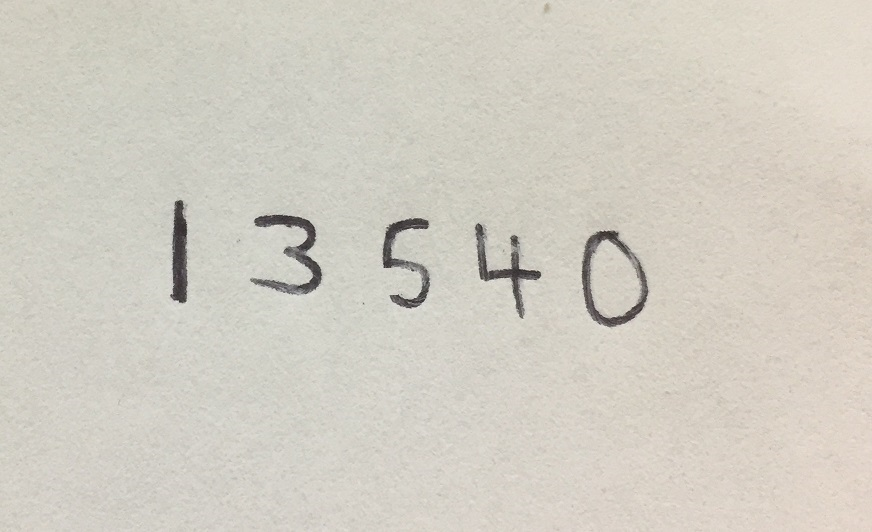
#> input picture digit1.jpg, 872 x 532 px
$ python test.py
#> lines starting #> are read from the running program, lines starting #| are printed output that depends on the picture; after the words box and inside, x2 and y2 are one past the last pixel; in counts of white or black regions, pixels touching at a corner belong together
import cv2
import numpy as np

img = cv2.imread("./digit1.jpg")
#> img is the input picture: shape (532, 872, 3); mean B, G, R 195.2, 205.6, 209.7
gray = cv2.cvtColor(img, cv2.COLOR_BGR2GRAY)
_, thresh = cv2.threshold(gray, 180, 255, cv2.THRESH_BINARY_INV)
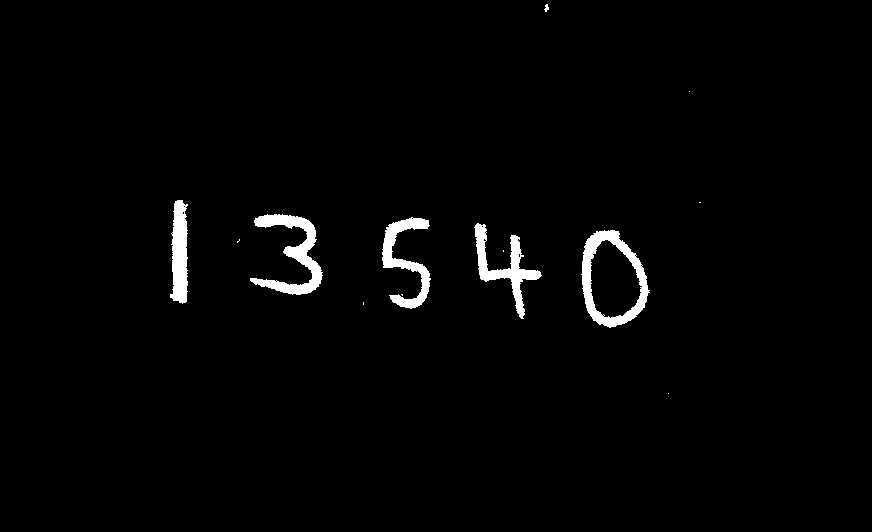
#> thresh: shape (532, 872); 1.9% white; 13 white regions (7 under 20 px), largest, box (x1, y1, x2, y2) and area: (581, 230, 650, 328) 2125, (250, 214, 323, 295) 1998, (474, 223, 542, 319) 1648, (382, 217, 431, 309) 1604, (170, 200, 188, 304) 1428, (544, 4, 549, 12) 24

erosion = cv2.dilate(thresh, kernel= np.ones((3,3), np.uint8), iterations=2)
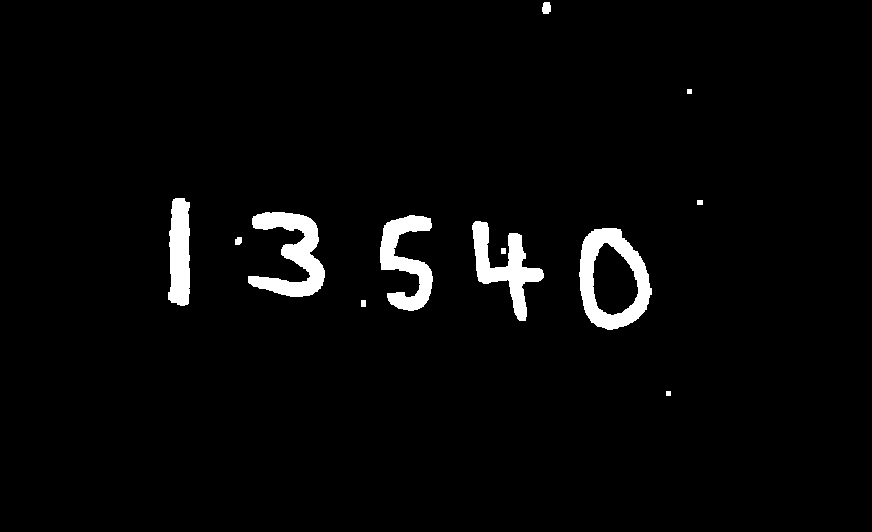
#> erosion: shape (532, 872); 3% white; 12 white regions

cnts, _= cv2.findContours(erosion, cv2.RETR_EXTERNAL, cv2.CHAIN_APPROX_SIMPLE)
#> cnts = 12 contours, 2 with area under 20; largest, box (x1, y1, x2, y2) and area: (579, 228, 652, 330) 5534, (248, 212, 325, 297) 2874, (472, 221, 544, 321) 2420, (380, 215, 433, 311) 2352, (168, 198, 190, 306) 1887

for c in cnts:
    M = cv2.moments(c)
    perimeter = cv2.arcLength(c, True)

    if M['m00'] > 200:
        (x, y, w, h) = cv2.boundingRect(c)
        cv2.rectangle(img, (x, y), (x + w, y + h), (0, 255, 0), 3)
        cv2.putText(img, '{}'.format(round(perimeter, 2)), (x - 10, y - 10), cv2.FONT_HERSHEY_COMPLEX, 1,
                    (0, 255, 0), 1)
#> this loop made 12 passes
#> (perimeter, x, y, w, h) on passes 5, 6, 7, 8, 10: (301.5, 579, 228, 73, 102), (403, 472, 221, 72, 100), (399.9, 380, 215, 53, 96), (457.7, 248, 212, 77, 85), (255.3, 168, 198, 22, 108)
#> (c, perimeter) on passes 1, 2, 3, 9, 11: ([[666, 391], [666, 395], [670, 395], [670, 391]], 16), ([[361, 300], [361, 306], [365, 306], [365, 300]], 20), ([[501, 248], [501, 253], [505, 253], [505, 248]], 18), ([[697, 200], [697, 204], [702, 204], [702, 200]], 18), ([[687, 89], [687, 93], [691, 93], [691, 89]], 16)
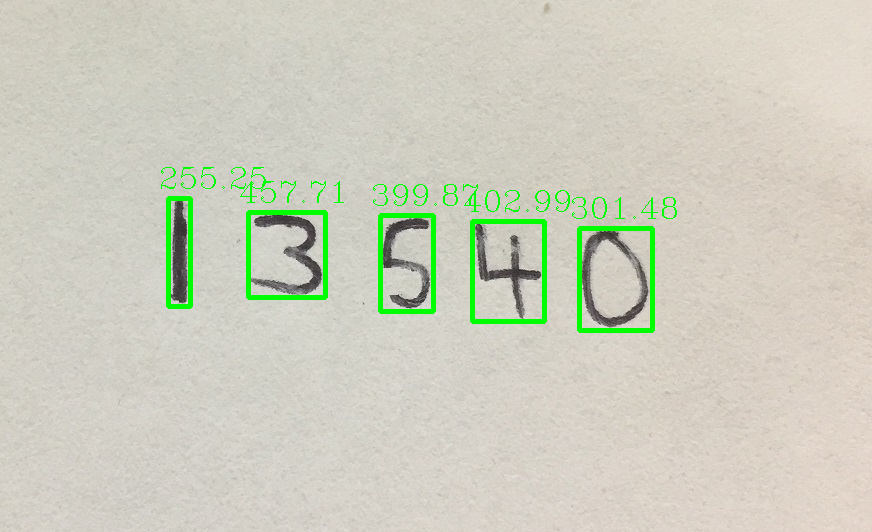
#> img: shape (532, 872, 3); 2.11% of pixels changed, all inside (x1, y1, x2, y2) = (161, 167, 677, 333)

cv2.imshow("org", img)
cv2.waitKey(0)
